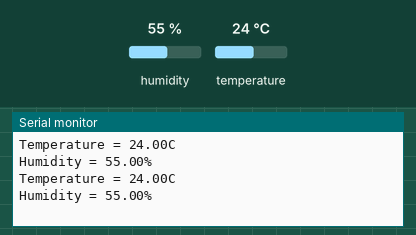
Simulated run of this sketch. Board: Arduino Uno, built with avr-gcc and run on an emulated ATmega328P. Shown: the last lines printed to the serial monitor. Inputs (shaded band) come from the test bench; at power-on: humidity 55 %, temperature 24 °C.

Above: at 2.8 s.
2.9 s: humidity set to 22 %
At 4.9 s:
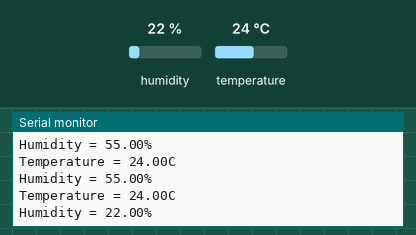
5.6 s: temperature set to 12 °C
At 7.3 s:
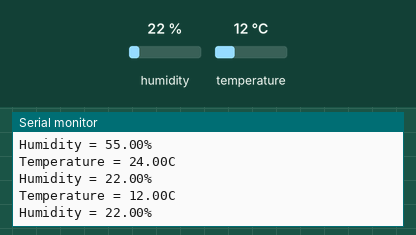
8.3 s: humidity set to 40 %
At 10.9 s:
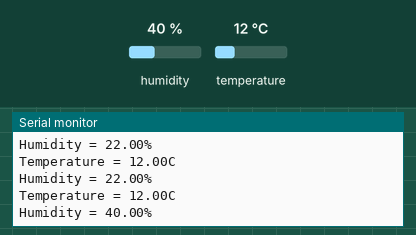
Timing chart, 0 to 12.4 s (numbered marks = the images above; inputs shaded):
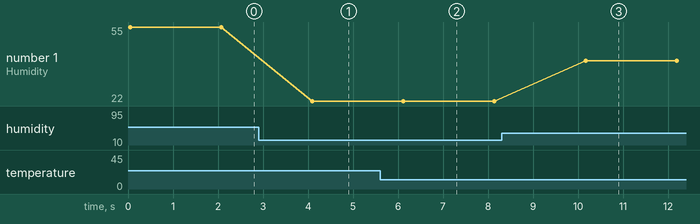

The sketch:

DHT11.ino
```cpp
#include <dht.h>
dht DHT;

void setup(){
  Serial.begin(9600);
}
void loop()
{
  int chk = DHT.read11(9);
  Serial.print("Temperature = ");
  Serial.print(DHT.temperature);
  Serial.println("C");
  Serial.print("Humidity = ");
  Serial.print(DHT.humidity);
  Serial.println("%");
  delay(2000);
}
```

Measured:
- after the input at 2.9 s, the serial monitor: prints a new line after 1.2 s (image 1)
- after the input at 5.6 s, the serial monitor: prints a new line after 0.50 s (image 2)
- after the input at 8.3 s, the serial monitor: prints a new line after 1.9 s (image 3)
- plotted number 1: 55 → 22 after the input at 2.9 s, 22 → 40 after the input at 8.3 s
